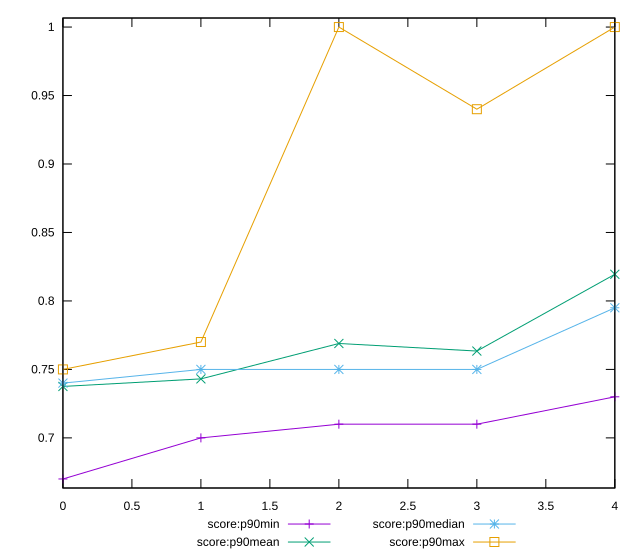

Source code (gnuplot):
reset

$scoreP90Min <<EOF
0 0.67
1 0.7
2 0.71
3 0.71
4 0.73
EOF

$scoreP90Mean <<EOF
0 0.7375531914893615
1 0.7430851063829786
2 0.7689361702127662
3 0.7634042553191488
4 0.8194680851063828
EOF

$scoreP90Median <<EOF
0 0.74
1 0.75
2 0.75
3 0.75
4 0.795
EOF

$scoreP90Max <<EOF
0 0.75
1 0.77
2 1
3 0.94
4 1
EOF

set key outside below
set xrange [0:4]
set yrange [0.6634:1.0066]
set trange [0.6634:1.0066]
set terminal svg size 640, 560 enhanced background rgb 'white'
set output "report_00015_2021-02-09T16-11-33.973Z/uses-rel-preconnect/progression/score.svg"

plot $scoreP90Min title "score:p90min" with linespoints, \
     $scoreP90Mean title "score:p90mean" with linespoints, \
     $scoreP90Median title "score:p90median" with linespoints, \
     $scoreP90Max title "score:p90max" with linespoints

reset
